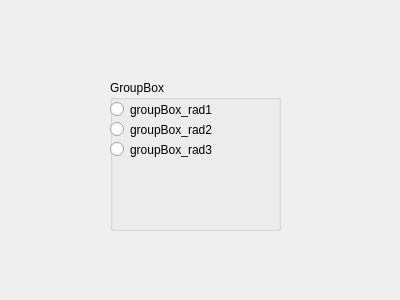
<?xml version="1.0" encoding="UTF-8"?>
<ui version="4.0">
 <class>Dialog</class>
 <widget class="QDialog" name="Dialog">
  <property name="geometry">
   <rect>
    <x>0</x>
    <y>0</y>
    <width>400</width>
    <height>300</height>
   </rect>
  </property>
  <property name="windowTitle">
   <string>Dialog</string>
  </property>
  <widget class="QGroupBox" name="groupBox">
   <property name="geometry">
    <rect>
     <x>110</x>
     <y>80</y>
     <width>171</width>
     <height>151</height>
    </rect>
   </property>
   <property name="title">
    <string>GroupBox</string>
   </property>
   <widget class="QRadioButton" name="groupBox_rad1">
    <property name="geometry">
     <rect>
      <x>0</x>
      <y>20</y>
      <width>171</width>
      <height>19</height>
     </rect>
    </property>
    <property name="text">
     <string>groupBox_rad1</string>
    </property>
   </widget>
   <widget class="QRadioButton" name="groupBox_rad2">
    <property name="geometry">
     <rect>
      <x>0</x>
      <y>40</y>
      <width>161</width>
      <height>19</height>
     </rect>
    </property>
    <property name="text">
     <string>groupBox_rad2</string>
    </property>
   </widget>
   <widget class="QRadioButton" name="groupBox_rad3">
    <property name="geometry">
     <rect>
      <x>0</x>
      <y>60</y>
      <width>161</width>
      <height>19</height>
     </rect>
    </property>
    <property name="text">
     <string>groupBox_rad3</string>
    </property>
   </widget>
  </widget>
 </widget>
 <resources/>
 <connections/>
</ui>
